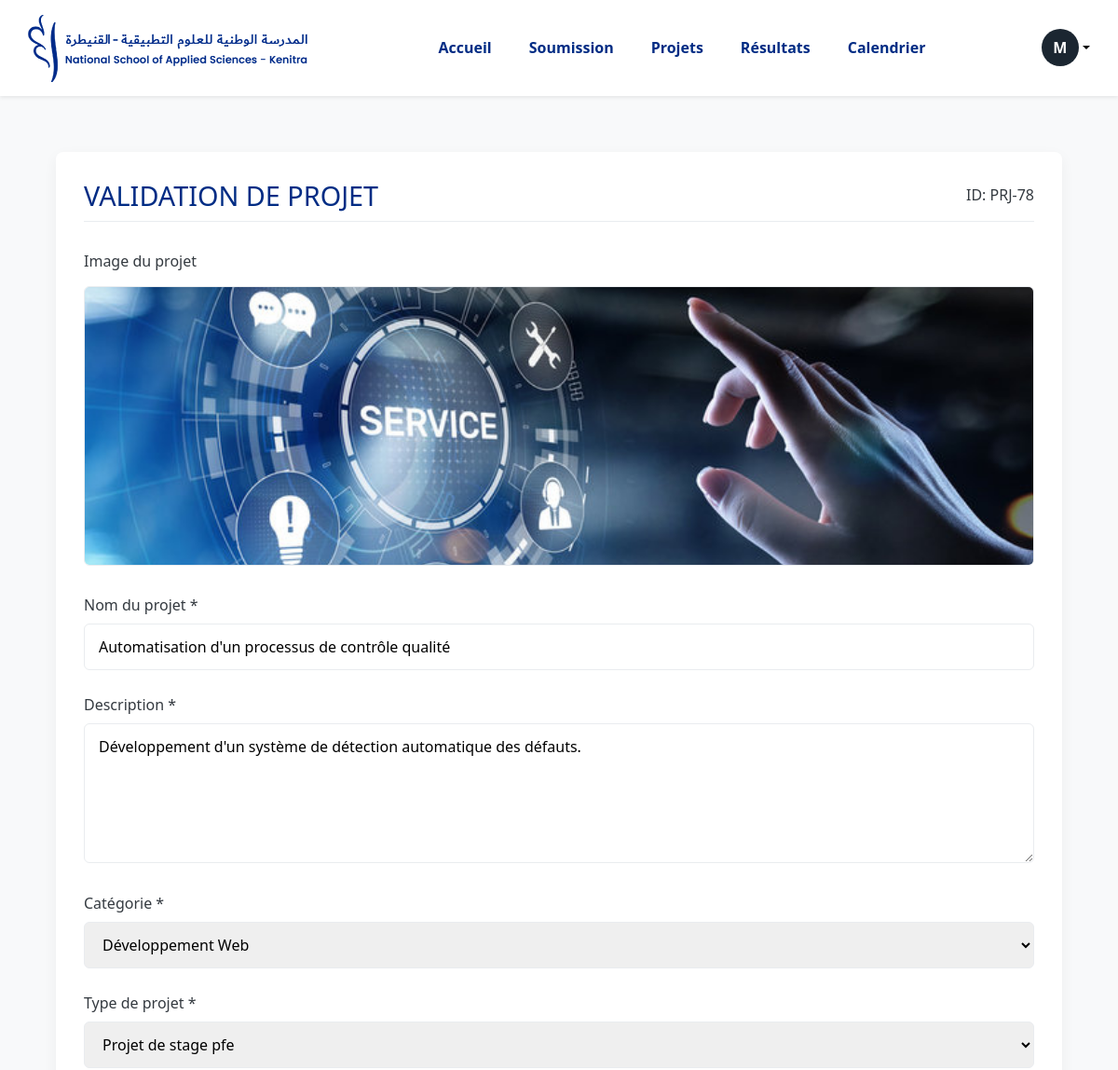
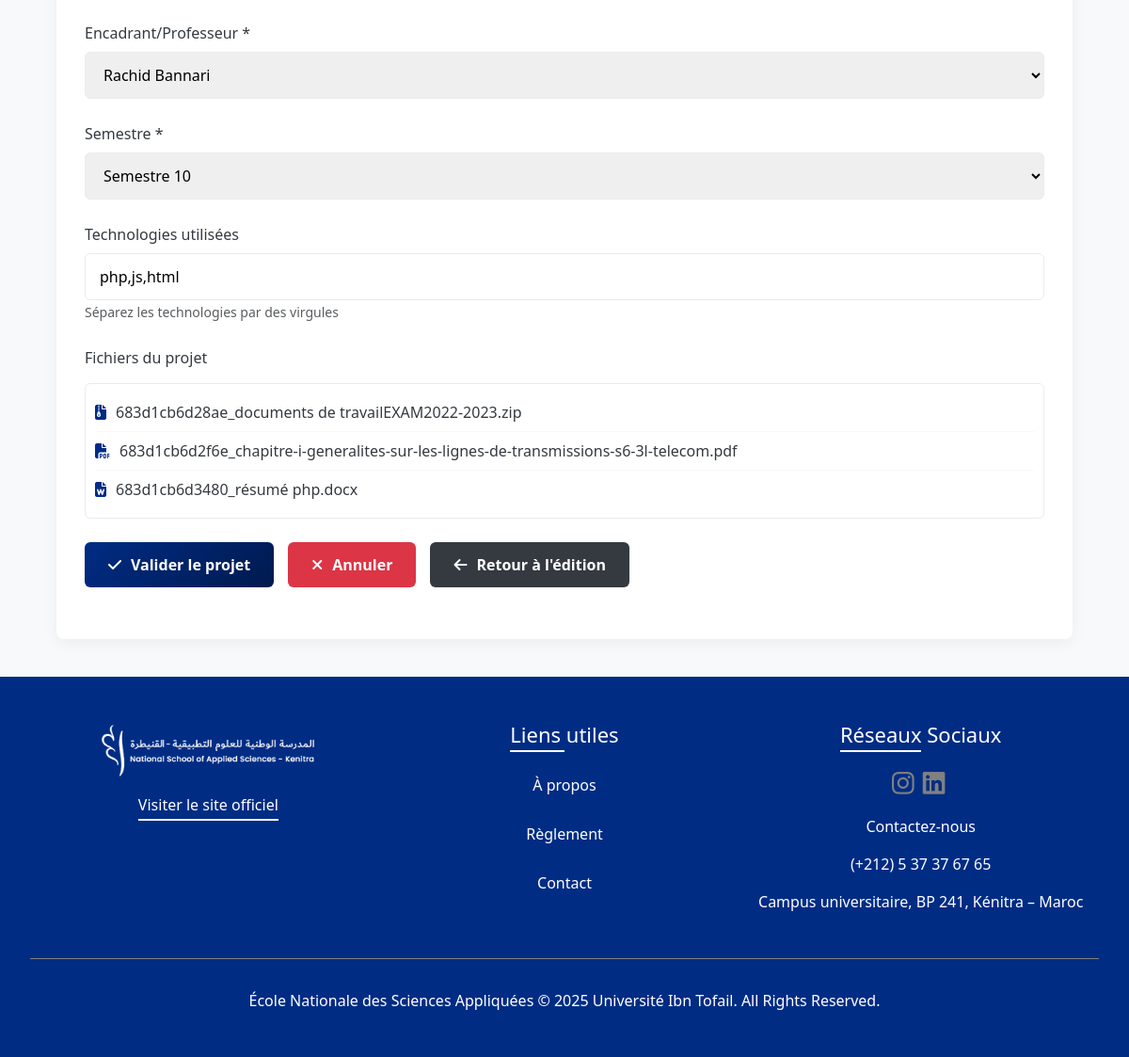
The page /student/modification_folder_vf/modification.php?id=78 (signed in) on the database its author committed (2 pictures, top to bottom).
### tables this page shows
CREATE TABLE `student` (
  `APOGEE` int(11) NOT NULL,
  `NOM` varchar(50) DEFAULT NULL,
  `PRENOM` varchar(50) DEFAULT NULL,
  `EMAIL_INST` varchar(100) DEFAULT NULL,
  `PASSWRD` varchar(255) DEFAULT NULL,
  `FILIERE` varchar(50) DEFAULT NULL,
  `NIV` varchar(20) DEFAULT NULL,
  `AVATAR` varchar(255) DEFAULT NULL,
  `IMG` varchar(255) DEFAULT NULL,
  `GOOGLE_ID` varchar(255) DEFAULT NULL
);

CREATE TABLE `project` (
  `ID_PROJECT` int(11) NOT NULL,
  `NOM` varchar(100) DEFAULT NULL,
  `DESCRIPTION` text DEFAULT NULL,
  `TYPE` varchar(50) DEFAULT NULL,
  `CATEGORIE` varchar(100) DEFAULT NULL,
  `FICHIER` varchar(255) DEFAULT NULL,
  `FILE1` varchar(255) DEFAULT NULL,
  `FILE2` varchar(255) DEFAULT NULL,
  `FILE3` varchar(255) DEFAULT NULL,
  `AIMER` int(11) DEFAULT NULL,
  `CLAP` int(11) DEFAULT NULL,
  `SUPPORT` int(11) DEFAULT NULL,
  `NOTE` decimal(4,2) DEFAULT NULL,
  `STATUT_STU` varchar(50) DEFAULT NULL,
  `COMENTS` text DEFAULT NULL,
  `IMG` varchar(255) DEFAULT NULL,
  `ID_PROF` int(11) DEFAULT NULL,
  `APOGEE` int(11) DEFAULT NULL,
  `DATE_DEP` date DEFAULT NULL,
  `SEMESTRE` varchar(100) DEFAULT NULL,
  `TECHNOLOGIE` varchar(500) DEFAULT NULL,
  `etat` varchar(120) DEFAULT NULL,
  `STATUT` varchar(100) DEFAULT NULL
);

CREATE TABLE `prof` (
  `ID_PROF` int(11) NOT NULL,
  `NOM` varchar(50) DEFAULT NULL,
  `PRENOM` varchar(50) DEFAULT NULL,
  `EMAIL` varchar(100) DEFAULT NULL,
  `DEPARTEMENT` varchar(100) DEFAULT NULL,
  `PASSWRD` varchar(255) DEFAULT NULL,
  `AVATAR` varchar(255) DEFAULT NULL,
  `IMG` varchar(255) DEFAULT NULL,
  `MOD_ENS` varchar(120) DEFAULT NULL,
  `POSTE` varchar(150) DEFAULT NULL,
  `GOOGLE_ID` varchar(255) DEFAULT NULL
);

### student/modification_folder_vf/modification.php (the view, shortened to what this page needs)
<?php
require_once '../connexion_folder_vf/db_config.php';
try {
    $query = "SELECT IMG, PRENOM, AVATAR FROM student WHERE APOGEE = ?";
    $stmt = $conn->prepare($query);
    $stmt->execute([$_SESSION['APOGEE']]);
    $student = $stmt->fetch();
    $avatar_char = $student['AVATAR'] ?? substr($student['PRENOM'], 0, 1);
    $avatar_color = $_SESSION['AVATAR_COLOR'] ?? '#1B2631';
} catch (PDOException $e) {
    $profile_img = $_SESSION['PROFILE_IMG'] ?? null;
    $avatar_char = $_SESSION['AVATAR_CHAR'] ?? '?';
    $avatar_color = $_SESSION['AVATAR_COLOR'] ?? '#1B2631';
}
try {
    $stmt = $conn->prepare("SELECT * FROM project WHERE ID_PROJECT = ? AND APOGEE = ?");
    $stmt->execute([$_GET['id'], $_SESSION['APOGEE']]);
    $projet = $stmt->fetch(PDO::FETCH_ASSOC);
    $stmt = $conn->prepare("SELECT ID_PROF, NOM, PRENOM FROM PROF");
    $stmt->execute();
    $professeurs = $stmt->fetchAll(PDO::FETCH_ASSOC);
} catch (PDOException $e) {
    $_SESSION['error'] = "Erreur de base de données: " . $e->getMessage();
    header("Location: ../soumission_folder_vf/soumission.php");
    exit();
}
?>
<!DOCTYPE html>
<html lang="fr">
<head>
    <link rel="stylesheet" href="https://cdn.jsdelivr.net/npm/bootstrap@5.3.3/dist/css/bootstrap.min.css">
    <link rel="stylesheet" href="https://cdn.jsdelivr.net/npm/bootstrap-icons@1.11.3/font/bootstrap-icons.min.css">
    <link rel="stylesheet" href="https://cdnjs.cloudflare.com/ajax/libs/font-awesome/6.5.0/css/all.min.css">
    <link rel="stylesheet" href="style.css">
</head>
<body>
    <header class="header-wrapper bg-white shadow-sm">
        <nav class="navbar navbar-expand-lg navbar-light container">
            <a class="navbar-brand logo" href="../projets_page_folder_vf_acceuil_esp_etudiant/home_student.php">
                <img src="images/ensa_logo.png" alt="Logo ENSA">
            </a>
            <div class="collapse navbar-collapse justify-content-between" id="navbarNav">
                <ul class="navbar-nav nav-links">
                    <li class="nav-item"><a class="nav-link" href="../projets_page_folder_vf_acceuil_esp_etudiant/home_student.php">Accueil</a></li>
                    <li class="nav-item"><a class="nav-link" href="../soumission_folder_vf/soumission.php">Soumission</a></li>
                    <li class="nav-item"><a class="nav-link active" href="../projets_historique_folder_vf_projets/projets.php">Projets</a></li>
                    <li class="nav-item"><a class="nav-link" href="../resultats_folder_vf/resultats.php">Résultats</a></li>
                    <li class="nav-item"><a class="nav-link" href="../calendrier_folder_vf/calendrier.php">Calendrier</a></li>
                </ul>
            </div>
            <div class="d-flex align-items-center gap-3 links_container">
                <div class="dropdown">
                    <a href="#" class="d-flex align-items-center text-black text-decoration-none dropdown-toggle" id="dropdownUser" data-bs-toggle="dropdown" aria-expanded="false">
                            <div class="avatar-circle" style="background-color: <?php echo htmlspecialchars($avatar_color); ?>; width:40px; height: 40px;">
                                <?php echo htmlspecialchars($avatar_char); ?>
                            </div>
                    </a>
                </div>
            </div>
        </nav>
    </header>
    <main class="main-content">
        <div class="form-container">
            <h1 class="form-title">
                VALIDATION DE PROJET
                <span style="font-size: 1rem; color: var(--dark-gray); font-weight: normal;">ID: PRJ-<?= $projet['ID_PROJECT'] ?></span>
            </h1>
            <div class="project-image-container">
                <label>Image du projet</label>
                <div class="project-image-wrapper">
                    <img src="../../uploads/images/<?= $projet['IMG'] ?>"
                         alt="Image du projet"
                         class="preview-image"
                         id="projectImagePreview">
                </div>
            </div>
            <form id="projectForm" action="traitement_modification.php" method="POST" enctype="multipart/form-data">
                <div class="form-group">
                    <label for="projectName">Nom du projet *</label>
                    <input type="text" id="projectName" name="projectName" value="<?= htmlspecialchars($projet['NOM']) ?>" required>
                </div>
                <div class="form-group">
                    <label for="description">Description *</label>
                    <textarea id="description" name="description" required><?= htmlspecialchars($projet['DESCRIPTION']) ?></textarea>
                </div>
                <div class="form-group">
                    <label for="category">Catégorie *</label>
                    <select id="category" name="category" required>
                        <option value="web" <?= $projet['CATEGORIE'] == 'web' ? 'selected' : '' ?>>Développement Web</option>
                    </select>
                </div>
                <div class="form-group">
    <label for="projectType">Type de projet *</label>
    <select id="projectType" name="projectType" required>
        <option value="stage pfe" <?= ($projet['TYPE'] ?? '') === 'stage pfe' ? 'selected' : '' ?>>Projet de stage pfe</option>
    </select>
</div>
                <div class="form-group">
                    <label for="supervisor">Encadrant/Professeur *</label>
                    <select id="supervisor" name="supervisor" required>
                        <?php foreach ($professeurs as $prof): ?>
                            <option value="<?= $prof['ID_PROF'] ?>" <?= $prof['ID_PROF'] == $projet['ID_PROF'] ? 'selected' : '' ?>>
                                <?= $prof['PRENOM'] ?> <?= $prof['NOM'] ?>
                            </option>
                        <?php endforeach; ?>
                    </select>
                </div>
<div class="form-group">
    <label for="semester">Semestre *</label>
    <select id="semester" name="semester" required>
        <?php for ($i = 1; $i <= 10; $i++): ?>
            <option value="s<?= $i ?>" <?= ($projet['SEMESTRE'] ?? '') == "s$i" ? 'selected' : '' ?>>
                Semestre <?= $i ?>
            </option>
        <?php endfor; ?>
    </select>
</div>
<div class="form-group">
    <label for="technologies">Technologies utilisées</label>
    <input type="text" id="technologies" name="technologies"
           value="<?= htmlspecialchars($projet['TECHNOLOGIE'] ?? '') ?>"
           placeholder="Ex: PHP, JavaScript, Python, React...">
    <small class="form-text">Séparez les technologies par des virgules</small>
</div>
                <div class="form-group">
                    <label>Fichiers du projet</label>
                    <div class="file-list" id="existingFiles">
                        <?php if ($projet['FICHIER']): ?>
                            <div class="file-item">
                                <div class="file-info">
                                    <i class="fas fa-file-archive file-icon"></i>
                                    <span><?= $projet['FICHIER'] ?></span>
                                </div>
                            </div>
                        <?php endif; ?>
        <?php
        for ($i = 1; $i <= 3; $i++):
            if (!empty($projet['FILE'.$i])):
                $ext = pathinfo($projet['FILE'.$i], PATHINFO_EXTENSION);
                $iconClass = 'fa-file';
                if ($ext === 'pdf') $iconClass = 'fa-file-pdf';
                elseif (in_array($ext, ['ppt', 'pptx'])) $iconClass = 'fa-file-powerpoint';
                elseif (in_array($ext, ['doc', 'docx'])) $iconClass = 'fa-file-word';
                elseif (in_array($ext, ['py', 'java', 'cpp', 'c', 'js', 'html', 'css', 'php', 'txt'])) $iconClass = 'fa-file-code';
        ?>
                <div class="file-item">
                    <div class="file-info">
                        <i class="fas <?= $iconClass ?> file-icon"></i>
                        <span><?= $projet['FILE'.$i] ?></span>
                    </div>
                </div>
            <?php endif; ?>
        <?php endfor; ?>
                    </div>
                </div>
                <div class="form-group" style="display: flex; gap: 15px; flex-wrap: wrap;">
                    <button type="submit" name="action" value="valider" class="submit-btn">
                        <i class="fas fa-check"></i> Valider le projet
                    </button>
                    <button type="submit" name="action" value="annuler" class="submit-btn" style="background: var(--error-red);">
                        <i class="fas fa-times"></i> Annuler
                    </button>
                    <button type="submit" name="action" value="retour" class="submit-btn" style="background: var(--dark-gray);">
                        <i class="fas fa-arrow-left"></i> Retour à l'édition
                    </button>
                </div>
            </form>
        </div>
    </main>
    <footer class="footer-wrapper">
        <div class="footer-section">
            <div class="footer-info">
                <img src="images/LOGO-ENSA.png" alt="Logo ENSA">
                <p><a href="https://ensa.uit.ac.ma/" target="_blank" style="color: white;">Visiter le site officiel</a></p>
            </div>
            <div class="footer-links">
                <h3>Liens utiles</h3>
                <ul>
                    <li><a href="../projets_espaces_folder_vf_apropos/index.html">À propos</a></li>
                    <li><a href="../reglements_page_folder_vf/index.html">Règlement</a></li>
                    <li><a href="../contact_folder_vf/index.html">Contact</a></li>
                </ul>
            </div>
            <div class="footer-contact">
                <h3>Réseaux Sociaux</h3>
                <div class="footer_icons">
                    <a target="_blank" href="https://www.instagram.com/ensak.official" class="text-dark"><i class="fab fa-instagram fa-lg"></i></a>
                    <a target="_blank" href="https://ma.linkedin.com/company/ensa-kenitra-official" class="text-dark"><i class="fab fa-linkedin fa-lg"></i></a>
                </div>
                <a class="contact_link" href="../contact_folder_vf/index.html">Contactez-nous</a>
                <p>(+212) 5 37 37 67 65</p>
                <p>Campus universitaire, BP 241, Kénitra – Maroc</p>
            </div>
        </div>
        <div class="footer-bottom">
            <p>École Nationale des Sciences Appliquées © 2025 Université Ibn Tofail. All Rights Reserved.</p>
        </div>
    </footer>
</body>
</html>

### rows shown on the page
student: AVATAR "M"
project: ID_PROJECT "78", IMG (picture), projectName "Automatisation d'un processus de contrôle qualité", description "Développement d'un système de détection automatique des défauts.", category "Développement Web", projectType "Projet de stage pfe", supervisor "Rachid Bannari", semester "Semestre 10", technologies "php,js,html", FICHIER "683d1cb6d28ae_documents de travailEXAM2022-2023.zip", FILE1 "683d1cb6d2f6e_chapitre-i-generalites-sur-les-lignes-de-transmissions-s6-3l-telecom.pdf", FILE2 "683d1cb6d3480_résumé php.docx"
